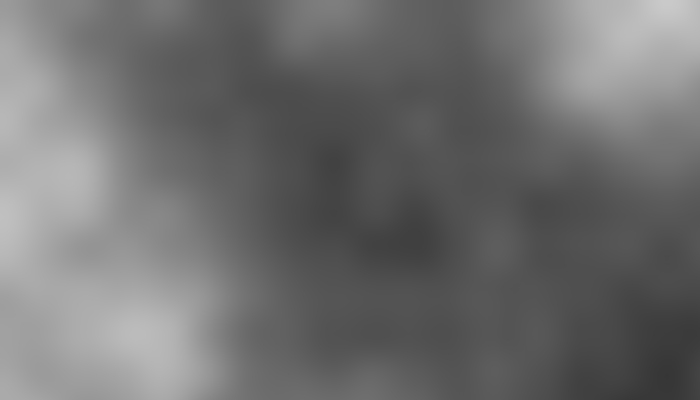
Frame 1 (no input)
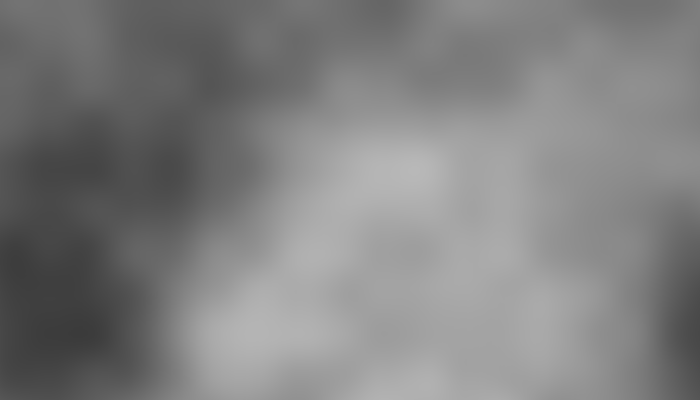
Frame 60 (the mouse pressed at the canvas centre just before this capture)
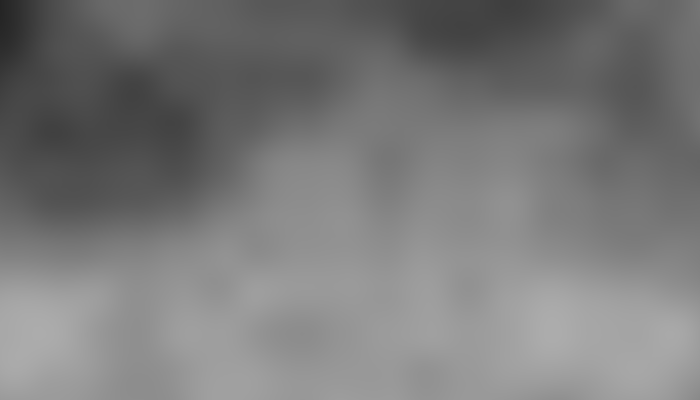
Frame 120 (the mouse held since frame 60 and released just before this capture)

The Processing sketch that drew these frames (run headless with seeded random() and noise(); from frame 60 on, the mouse is pressed at the canvas centre):

// Processing sketch: sketch_05_ClodeMaker
// ── sketch_05_ClodeMaker.pde
void setup(){
  size(700, 400);
  background(255);
}

  float xOff =0;
  float yOff =0;
  
void draw(){

  loadPixels();
  float bright;
  for(int x =0; x < width; x++){
    yOff =0;
    for(int y=0; y < height; y++){
      bright = (float) map(noise(xOff,yOff), 0,1, 0, 255);
      pixels[x +y*width] = color(bright);
      yOff += 0.003;
    }
    xOff += 0.003;
   }
  updatePixels();
  
}
